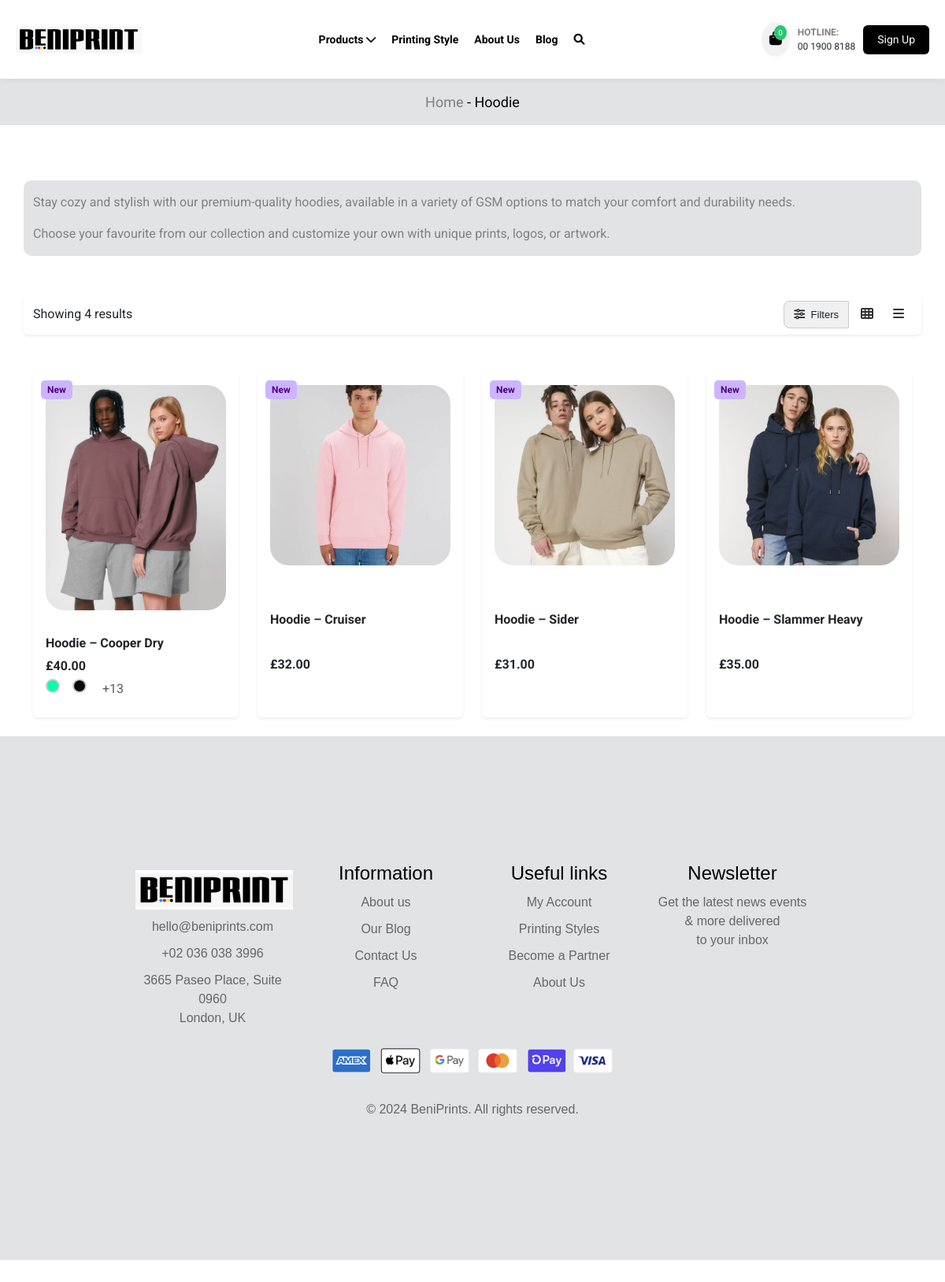
Screenshot of /hoodie/ with the database file from the repository.
### myapp/models.py (models this page shows, shortened)
class Hhoodie(models.Model):
    hoodie_name = models.CharField(max_length=100)
    hoodie_price = models.DecimalField(max_digits=6, decimal_places=2)
    hoodie_description = models.TextField()
    hoodie_image = models.ImageField(upload_to='hoodies')
    is_new = models.BooleanField(default=False)

class HoodieColorOption(models.Model):
    hoodie = models.ForeignKey(Hhoodie, related_name='color_options', on_delete=models.CASCADE)
    color_name = models.CharField(max_length=50)
    color_code = models.CharField(max_length=7)  # e.g., "#000000"
    color_image = models.ImageField(upload_to='hoodies/colors/', blank=True, null=True)

### myapp/views.py (the view)
# urls.py: path('hoodie/', views.hoodie, name='hoodie'),
def hoodie(request):
    hoodies = Hhoodie.objects.all()
    context = {'hoodies': hoodies}
    return render(request, 'hoodies.html', context)

### myapp/templates/hoodies.html (shortened to what this page needs)
{% extends 'main.html' %}
{% load static %}
{% block content %}
<div class="container-fluid">
  <div class="row">
    <div class="col-sm-12">
      <div class="row">
        <div class="col-sm-12 bg-secondary-subtle pt-3">
          <p class="heading">Home <span>- Hoodie</span></p>
        </div>
      </div>
      <div class="container" style="padding-top: 70px;">
        <div class="row">
          <div class="col-sm-12 bg-secondary-subtle pt-3 description">
            <p class="text1">
              Stay cozy and stylish with our premium-quality hoodies, available in a variety of GSM options to match your comfort and durability needs.
            </p>
            <p class="text1">
              Choose your favourite from our collection and customize your own with unique prints, logos, or artwork.
            </p>
          </div>
        </div>
      </div>
      <div class="container pt-5">
        <div class="row align-items-center py-2 bg-white rounded shadow-sm">
          <div class="col-sm-6">
            <p class="mb-0">Showing {{ hoodies.count }} results</p>
          </div>
          <div class="col-sm-6 text-end">
            <div class="btn-group">
              <button type="button" class="btn filter-btn">
                <i class="fas fa-sliders-h me-1"></i> <span class="filter">Filters</span>
              </button>
              <button type="button" class="btn icon-btn" onclick="showGridSection()"><a href="#"><i class="fas fa-th"></i></a></button>
              <button type="button" class="btn icon-btn" onclick="showProductSection()"><a href="#"><i class="fas fa-bars"></i></a></button>
            </div>
          </div>
        </div>
      </div>
      <div id="gridSection" class="container pt-5" style="display: none;">
        <div class="row">
          {% for hoodie in hoodies %}
          <div class="col-md-3 mb-4">
            <div class="bg-white rounded shadow-sm p-3 position-relative h-100 d-flex flex-column justify-content-between">
              {% if hoodie.is_new %}
              <span class="badge-new">New</span>
              {% endif %}
              <div class="image-container">
                <a href="{% url 'hoodie_detail' hoodie.id %}"><img id="hoodie-image-grid-{{ hoodie.id }}" src="{{ hoodie.hoodie_image.url }}" alt="{{ hoodie.hoodie_name }}" class="hoodie_img"></a>
              </div>
              <h6 class="fw-bold mt-2">{{ hoodie.hoodie_name }}</h6>
              <p class="mb-1"><strong>£{{ hoodie.hoodie_price }}</strong></p>
              <div class="color-options mb-2">
                {% for color in hoodie.color_options.all %}
                <label class="{% if forloop.counter > 2 %}extra-color-grid extra-color-grid-{{ hoodie.id }} d-none{% endif %}">
                  <span class="color-dot" style="background-color: {{ color.color_code }}"></span>
                </label>
                {% endfor %}
                {% with total_colors=hoodie.color_options.all|length %}
                  {% if total_colors > 2 %}
                  <span class="text-muted ms-1 see-more" data-section="grid" data-hoodie-id="{{ hoodie.id }}" style="cursor: pointer;">+{{ total_colors|add:"-2" }}</span>
                  {% endif %}
                {% endwith %}
              </div>
            </div>
          </div>
          {% empty %}
          <p>No hoodies available.</p>
          {% endfor %}
        </div>
      </div>
    </div>
  </div>
</div>
{% endblock %}

### myapp/templates/main.html (shortened to what this page needs)
<!DOCTYPE html>
{% load static %}
<html lang="en">
<head>
    <link href="https://cdn.jsdelivr.net/npm/bootstrap@5.0.2/dist/css/bootstrap.min.css" rel="stylesheet">
    <link href="https://cdnjs.cloudflare.com/ajax/libs/font-awesome/6.0.0-beta3/css/all.min.css" rel="stylesheet">
    <link rel="stylesheet" href="{% static 'css/styles.css' %}">
    <link href="https://cdn.jsdelivr.net/npm/bootstrap@5.3.0/dist/css/bootstrap.min.css" rel="stylesheet">
</head>
<body>
<header>
    <nav class="navbar">
        <div class="nav-logo">
            <a href="{% url 'home' %}">
                <img src="{% static 'images/BENIPRINTS-logo-1.png' %}" alt="Logo">
            </a>
        </div>
        <ul class="nav-left">
            <li class="dropdown">
                <a href="#">Products <i class="fas fa-chevron-down"></i></a>
            </li>
            <li><a href="#">Printing Style</a></li>
            <li><a href="{% url 'about' %}">About Us</a></li>
            <li><a href="#">Blog</a></li>
            <li><a href="#"><i class="fas fa-search"></i></a></li>
        </ul>
        <div class="nav-right">
            <div class="cart-container">
                <span class="cart-badge">0</span>
            </div>
            <div class="hotline">
                <span class="label">HOTLINE:</span><br>
                <span class="number">00 1900 8188</span>
            </div>
            <a href="#" class="signup-btn">Sign Up</a>
        </div>
    </nav>
</header>
<div class="page-wrapper">
    {% block content %}{% endblock content %}
</div>
    <section class="footer bg-secondary-subtle" style=" padding: 10rem;">
        <div class="container ">
            <div class="row">
                <div class="col-md-3" data-aos="fade-right">
                   <a href="{% url 'home' %}"> <img src="{% static 'images/BENIPRINTS-logo-1.png' %}" alt="Logo" style="width: 200px;" /></a>
                    <a href="mailto:hello@beniprints.com">hello@beniprints.com</a>
                    <a href="tel:+020360383996">+02 036 038 3996</a>
                    <a href="#">3665 Paseo Place, Suite 0960 <br /> London, UK</a>
                </div>
                <div class="col-md-3 text-center" data-aos="fade-up">
                    <h3>Information</h3>
                    <a href="{% url 'about' %}">About us</a>
                    <a href="#about">Our Blog</a>
                    <a href="#facility">Contact Us</a>
                    <a href="#review">FAQ</a>
                </div>
                <div class="col-md-3 text-center" data-aos="fade-left">
                    <h3>Useful links</h3>
                    <a href="#">My Account</a>
                    <a href="#">Printing Styles</a>
                    <a href="#">Become a Partner</a>
                    <a href="#">About Us</a>
                </div>
                <div class="col-md-3 text-center" data-aos="fade-left">
                    <h3>Newsletter</h3>
                    <a href="#">Get the latest news events &amp; more delivered <br /> to your inbox</a>
                </div>
            </div>
        </div>
        <div class="container-fluid">
  <div class="row">
    <div class="col-sm-12 text-center pt-3">
      <img src="{% static 'images/footer-payment-method.png' %}" alt="">
       <p class="mb-0 mt-3" style="color:  #666;font-size:1rem;" >© 2024 BeniPrints. All rights reserved.</p>
    </div>
  </div>
</div>
    </section>
</body>
</html>

### myapp/templates/main.html (style rules this page uses)
* { box-sizing: border-box; }
body { margin: 0; padding-top: 100px; font-family: 'Roboto', sans-serif; }
.navbar { position: fixed; top: 0; left: 0; right: 0; z-index: 999; background-color: white; justify-content: space-between; align-items: center; height: 100px; padding: 0 40px; box-shadow: 0 2px 10px rgba(0, 0, 0, 0.05); }
.nav-logo img { width: 200px; }
.nav-left { display: flex; list-style: none; margin: 0; padding: 0; }
.nav-left li { position: relative; }
.nav-left li a { display: block; padding: 35px 20px; text-decoration: none; color: black; font-weight: bold; }
.nav-right { display: flex; align-items: center; gap: 20px; }
.cart-container { position: relative; background-color: #f2f2f2; border-radius: 50%; padding: 12px; cursor: pointer; }
.cart-badge { position: absolute; top: 4px; right: 4px; background-color: #28c76f; color: white; border-radius: 50%; font-size: 10px; padding: 2px 5px; }
.hotline { font-size: 14px; }
.hotline .label { font-weight: bold; color: gray; }
.signup-btn { background-color: black; color: white; padding: 10px 25px; border-radius: 6px; text-decoration: none; }
@media screen and (min-width: 0px) { body { padding-bottom: 60px; } }
.footer { background-color: white; color: #fff; font-family: Arial, sans-serif; }
.footer .container { max-width: 1200px; }
.footer .row { display: flex; justify-content: space-between; flex-wrap: wrap; }
.footer p { font-size: 1.5rem; color: #eee; padding: 1rem 0; }
.footer h3 { font-size: 24px; color: black; text-align: center; }
.footer p { font-size: 14px; line-height: 1.8; color: #111111; }
.footer a { display: block; font-size: 16px; color: #666; text-decoration: none; margin: 10px 0; transition: color 0.3s ease; text-align: center; }
@media (min-width: 0px) { .navbar { display: none; } }
@media (min-width: 0px) { body { padding-top: 0; } }
@media (min-width: 768px) { body { padding-top: 100px; } }
@media (min-width: 768px) { .navbar { display: flex; position: fixed; top: 0; left: 0; right: 0; z-index: 999; background-color: white; justify-content: space-between; align-items: center; height: 100px; padding: 0 20px; box-shadow: 0 2px 10px rgba(0, 0, 0, 0.05); flex-wrap: nowrap; } }
@media (min-width: 768px) { .nav-logo img { width: 160px; } }
@media (min-width: 768px) { .nav-left { display: flex; list-style: none; margin: 0; padding: 0; flex-wrap: nowrap; } }
@media (min-width: 768px) { .nav-left li a { padding: 20px 10px; font-size: 14px; } }
@media (min-width: 768px) { .nav-right { display: flex; align-items: center; gap: 10px; flex-shrink: 0; } }
@media (min-width: 768px) { .cart-container { padding: 10px; } }
@media (min-width: 768px) { .hotline { font-size: 12px; } }
@media (min-width: 768px) { .signup-btn { padding: 8px 18px; font-size: 14px; } }
@media (min-width: 1024px) { .navbar { display: flex; } }

### myapp/templates/hoodies.html (style rules this page uses)
.badge-new { position: absolute; z-index: 1; top: 10px; left: 10px; background-color: #cdb4ff; color: #4b0082; padding: 3px 8px; font-size: 12px; font-weight: bold; border-radius: 5px; }
.color-options label { margin-right: 8px; cursor: pointer; }
.color-dot { display: inline-block; width: 18px; height: 18px; border-radius: 50%; border: 2px solid #ccc; margin-right: 4px; }
.image-container { overflow: hidden; border-radius: 1.5rem; margin-bottom: 1.5rem; }
.hoodie_img { transition: transform 0.3s ease; display: block; width: 100%; }
.bg-white { background-color: #ffffff !important; }
.filter-btn { background-color: #f0f0f0; border: 1px solid #ccc; border-radius: 8px; padding: 6px 12px; font-size: 14px; font-weight: 500; }
.filter { font-family: sans-serif; font-size: small; }
.icon-btn { background-color: transparent; border: none; padding: 6px 10px; font-size: 16px; }
.icon-btn a { text-decoration: none; color: #333; }
.btn-group { display: inline-flex; align-items: center; gap: 6px; }
.bg-secondary-subtle { background-color: rgba(226, 228, 230, 0.664); }
.heading { color: gray !important; font-size: 18px; text-align: center; }
.heading span { color: black !important; }
.description { border-radius: 10px; }
.text1 { color: gray; }

### rows the page displays
Hhoodie: is_new "New", hoodie_image (picture), hoodie_name "Hoodie – Cooper Dry", hoodie_price "40.00", color_options|add "13"
Hhoodie: is_new "New", hoodie_image (picture), hoodie_name "Hoodie – Cruiser", hoodie_price "32.00"
Hhoodie: is_new "New", hoodie_image (picture), hoodie_name "Hoodie – Sider", hoodie_price "31.00"
Hhoodie: is_new "New", hoodie_image (picture), hoodie_name "Hoodie – Slammer Heavy", hoodie_price "35.00"

### other values shown
{{ hoodies.count }} "4"
